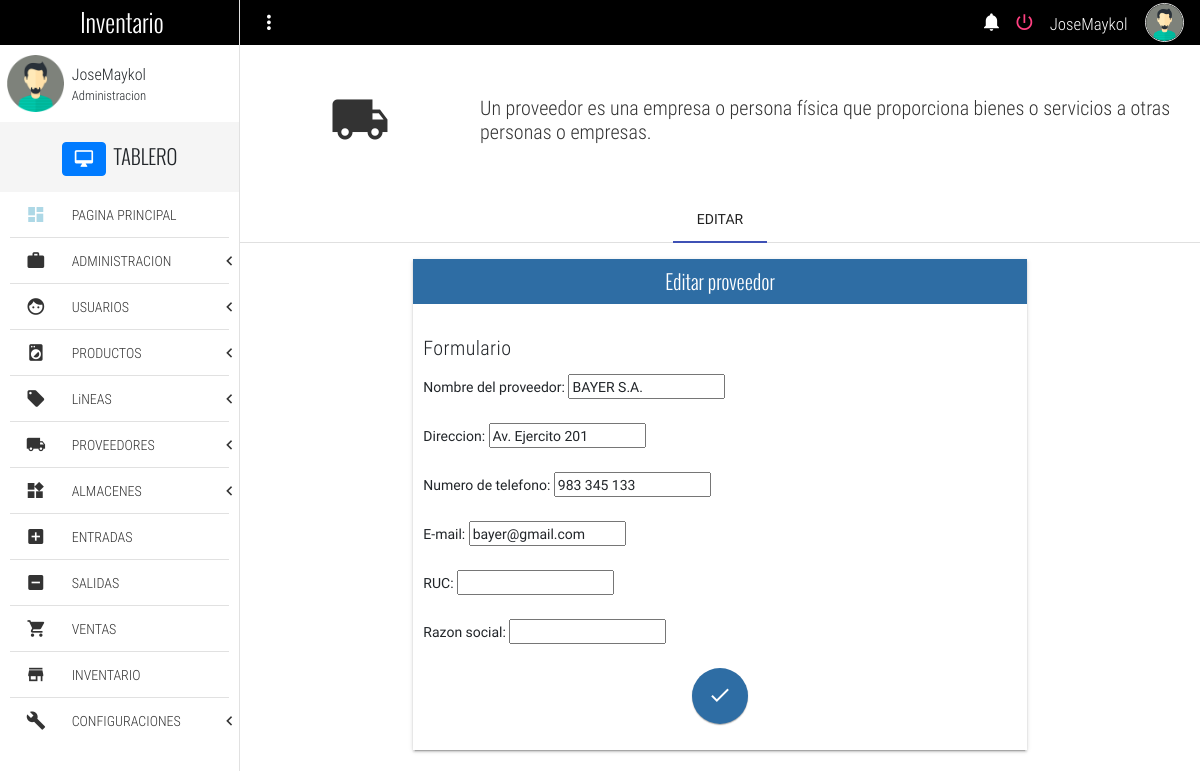
/editProvider/1 (signed in), run on the app's committed database.
### Inventario/models.py (models this page shows, shortened)
class Provider(models.Model):
    name = models.CharField(max_length= 100, null= True, verbose_name= "Nombre del proveedor")
    adrress = models.CharField(max_length= 100, null= True, verbose_name= "Direccion")
    phone = models.CharField(max_length= 20, null= True, verbose_name= "Numero de telefono")
    email =  models.EmailField(null= True, verbose_name= "E-mail")
    RUC =models.CharField(null=True, max_length=11,verbose_name="RUC")
    razon_social = models.CharField(max_length=20, null=True, verbose_name="Razon social")
    class Meta:
        verbose_name = "Proveedor"
        verbose_name_plural =  "Proveedores"

### Inventario/views.py (the view)
# urls.py: path('editProvider/<int:provider_id>', views.editProvider, name = 'editProvider'),
def editProvider(request, provider_id):
    instancia = Provider.objects.get(id = provider_id)
    form = ProviderForm(instance=instancia)
    if request.method == "POST":
        form = ProviderForm(request.POST, instance = instancia)
        if form.is_valid():
            instancia = form.save(commit = False)
            instancia.save()
        return redirect("listProvider")
    return render(request, "editProvider.html", {'form' : form})

### Inventario/forms.py
class ProviderForm(forms.ModelForm):
	class Meta:
		model = Provider
		fields = [
				'name',
				'adrress',
				'phone',
				'email',
				'RUC',
				'razon_social',
		]

### Templates/editProvider.html (shortened to what this page needs)
{% extends 'base.html' %}
{% block content %}
	<section class="full-width pageContent">
		<section class="full-width header-well">
			<div class="full-width header-well-icon">
				<i class="zmdi zmdi-truck"></i>
			</div>
			<div class="full-width header-well-text">
				<p class="text-condensedLight">
					Un proveedor es una empresa o persona física que proporciona bienes o servicios a otras personas o empresas.
				</p>
			</div>
		</section>
		<div class="mdl-tabs mdl-js-tabs mdl-js-ripple-effect">
			<div class="mdl-tabs__tab-bar">
				<a href="#tabNewProvider" class="mdl-tabs__tab is-active">EDITAR</a>
			</div>
			<div class="mdl-tabs__panel is-active" id="tabNewProvider">
				<div class="mdl-grid">
					<div class="mdl-cell mdl-cell--4-col-phone mdl-cell--8-col-tablet mdl-cell--8-col-desktop mdl-cell--2-offset-desktop">
						<div class="full-width panel mdl-shadow--2dp">
							<div class="full-width panel-tittle bg-primary text-center tittles">
								Editar proveedor
							</div>
							<div class="full-width panel-content">
								<form method="POST" enctype="multipart/form-data">
									<h5 class="text-condensedLight">Formulario</h5>
									{{ form.as_p }}
									<p class="text-center">
										<button class="mdl-button mdl-js-button mdl-button--fab mdl-js-ripple-effect mdl-button--colored bg-primary" id="btn-addProvider">
											<i class="zmdi zmdi-check"></i>
										</button>
									</p>
								</form>
							</div>
						</div>
					</div>
				</div>
			</div>
		</div>
	</section>
{% endblock %}

### Templates/base.html (shortened to what this page needs)
{% load static %}
{% if user.is_authenticated %}
<!DOCTYPE html>
<html lang="es">
<head>
	<link rel="stylesheet" href="https://maxcdn.bootstrapcdn.com/bootstrap/4.5.2/css/bootstrap.min.css">
	<link rel="stylesheet" href="{% static 'css/normalize.css' %}">
	<link rel="stylesheet" href="{% static 'css/sweetalert2.css' %}">
	<link rel="stylesheet" href="{% static 'css/material.min.css'%}">
	<link rel="stylesheet" href="{% static 'css/material-design-iconic-font.min.css' %}">
	<link rel="stylesheet" href="{% static 'css/jquery.mCustomScrollbar.css' %}">
	<link rel="stylesheet" href="{% static 'css/main.css' %}">
</head>
<body>
	<div class="full-width navBar">
		<div class="full-width navBar-options">
			<i class="zmdi zmdi-more-vert btn-menu" id="btn-menu"></i>
			<nav class="navBar-options-list">
				<ul class="list-unstyle ">
					<li class="btn-Notification" id="notifications">
						<i class="zmdi zmdi-notifications"></i>
					</li>
					<li id="logout">
						<a href="logout">
							<i class="zmdi zmdi-power"></i>
						</a>
					</li>
					<li class="text-condensedLight noLink" ><small>{{user.username}}</small></li>
					<li class="noLink">
						<figure>
							<img src="{% static 'assets/img/avatar-male.png' %}" alt="Avatar" class="img-responsive">
						</figure>
					</li>
				</ul>
			</nav>
		</div>
	</div>
	<section class="full-width navLateral">
		<div class="full-width navLateral-bg btn-menu"></div>
		<div class="full-width navLateral-body">
			<div class="full-width navLateral-body-logo text-center tittles">
				 Inventario
			</div>
			<figure class="full-width" style="height: 77px;">
				<div class="navLateral-body-cl">
					<img src="{% static 'assets/img/avatar-male.png' %}" alt="Avatar" class="img-responsive">
				</div>
				<figcaption class="navLateral-body-cr hide-on-tablet">
					<span>
						{{user.username}}<br>
						<small>Administracion</small>
					</span>
				</figcaption>
			</figure>
			<div class="full-width tittles navLateral-body-tittle-menu">
				<i class="zmdi zmdi-desktop-mac btn btn-primary"></i><span class="hide-on-tablet">&nbsp; TABLERO</span>
			</div>
			<nav class="full-width">
				<ul class="full-width list-unstyle menu-principal ">
					<li class="full-width">
						<a href="home" class="full-width">
							<div class="navLateral-body-cl">
								<i class="zmdi zmdi-view-dashboard" style="color:lightblue"></i>
							</div>
							<div class="navLateral-body-cr hide-on-tablet">
								PAGINA PRINCIPAL
							</div>
						</a>
					</li>
					<li class="full-width divider-menu-h"></li>
					<li class="full-width">
						<a href="#" class="full-width btn-subMenu">
							<div class="navLateral-body-cl">
								<i class="zmdi zmdi-case"></i>
							</div>
							<div class="navLateral-body-cr hide-on-tablet">
								ADMINISTRACION
							</div>
							<span class="zmdi zmdi-chevron-left"></span>
						</a>
					</li>
					<li class="full-width divider-menu-h"></li>
					<li class="full-width">
						<a href="#" class="full-width btn-subMenu">
							<div class="navLateral-body-cl">
								<i class="zmdi zmdi-face"></i>
							</div>
							<div class="navLateral-body-cr hide-on-tablet">
								USUARIOS
							</div>
							<span class="zmdi zmdi-chevron-left"></span>
						</a>
					</li>
					<li class="full-width divider-menu-h"></li>
					<li class="full-width">
						<a href="#" class="full-width btn-subMenu ">
							<div class="navLateral-body-cl">
								<i class="zmdi zmdi-washing-machine"></i>
							</div>
							<div class="navLateral-body-cr hide-on-tablet">
								PRODUCTOS
							</div>
							<span class="zmdi zmdi-chevron-left"></span>
						</a>
					</li>
										<li class="full-width divider-menu-h"></li>
					<li class="full-width">
						<a href="#" class="full-width btn-subMenu ">
							<div class="navLateral-body-cl">
								<i class="zmdi zmdi-label"></i>
							</div>
							<div class="navLateral-body-cr hide-on-tablet">
								LiNEAS
							</div>
							<span class="zmdi zmdi-chevron-left"></span>
						</a>
					</li>
					<li class="full-width divider-menu-h"></li>
					<li class="full-width">
						<a href="#" class="full-width btn-subMenu" >
							<div class="navLateral-body-cl">
								<i class="zmdi zmdi-truck"></i>
							</div>
							<div class="navLateral-body-cr hide-on-tablet">
								PROVEEDORES
							</div>
							<span class="zmdi zmdi-chevron-left"></span>
						</a>
					</li>
					<li class="full-width divider-menu-h"></li>
					<li class="full-width">
						<a href="#" class="full-width btn-subMenu" >
							<div class="navLateral-body-cl">
								<i class="zmdi zmdi-widgets"></i>
							</div>
							<div class="navLateral-body-cr hide-on-tablet">
								ALMACENES
							</div>
							<span class="zmdi zmdi-chevron-left"></span>
						</a>
					</li>
					<li class="full-width divider-menu-h"></li>
					<li class="full-width">
						<a href="addEntry" class="full-width">
							<div class="navLateral-body-cl">
								<i class="zmdi zmdi-plus-square"></i>
							</div>
							<div class="navLateral-body-cr hide-on-tablet">
								ENTRADAS
							</div>
						</a>
					</li>
					<li class="full-width divider-menu-h"></li>
					<li class="full-width">
						<a href="addSale" class="full-width">
							<div class="navLateral-body-cl">
								<i class="zmdi zmdi-minus-square"></i>
							</div>
							<div class="navLateral-body-cr hide-on-tablet">
								SALIDAS
							</div>
						</a>
					</li>
					<li class="full-width divider-menu-h"></li>
					<li class="full-width">
						<a href="sales" class="full-width">
							<div class="navLateral-body-cl">
								<i class="zmdi zmdi-shopping-cart"></i>
							</div>
							<div class="navLateral-body-cr hide-on-tablet">
								VENTAS
							</div>
						</a>
					</li>
					<li class="full-width divider-menu-h"></li>
					<li class="full-width">
						<a href="inventory" class="full-width">
							<div class="navLateral-body-cl">
								<i class="zmdi zmdi-store"></i>
							</div>
							<div class="navLateral-body-cr hide-on-tablet">
								INVENTARIO
							</div>
						</a>
					</li>
					<li class="full-width divider-menu-h"></li>
					<li class="full-width">
						<a href="#!" class="full-width btn-subMenu">
							<div class="navLateral-body-cl">
								<i class="zmdi zmdi-wrench"></i>
							</div>
							<div class="navLateral-body-cr hide-on-tablet">
								CONFIGURACIONES
							</div>
							<span class="zmdi zmdi-chevron-left"></span>
						</a>
					</li>
				</ul>
			</nav>
		</div>
	</section>
	{% block content %}
	{% endblock %}
</body>
</html>
{% endif %}

### Static/css/main.css (style rules this page uses)
html, body { width: 100%; height: 100%; margin: 0; padding: 0; font-size: 16px; font-family: "RobotoRegular"; position: relative; background-color: #fff; }
.text-condensedLight { font-family: "RobotoCondensedLight"; }
.text-center { text-align: center; }
.tittles { font-family: "OswaldLight"; }
.full-width { margin: 0; padding: 0; width: 100%; box-sizing: border-box; }
.list-unstyle { margin: 0; padding: 0; list-style: none; box-sizing: border-box; }
.img-responsive { width: 100%; height: auto; }
.divider-menu-h { height: 0 !important; border-top: 1px solid #E1E1E1; width: 92% !important; margin: 0 auto !important; }
.panel { height: auto; }
.panel-tittle { height: 45px; display: block; line-height: 45px; color: #fff; font-size: 20px; }
.panel-content { display: block; padding: 10px; }
.header-well, .header-well-icon, .header-well-text { min-height: 150px; height: auto; }
.header-well { position: relative; }
.header-well-icon, .header-well-text { position: absolute; top: 0; color: #333; }
.header-well-icon { left: 0; width: 25%; }
.header-well-icon i, .header-well-text p { position: absolute; top: 50%; display: block; width: 100%; transform: translateY(-50%); }
.header-well-icon i { text-align: center; font-size: 60px; }
.header-well-text { right: 0; width: 75%; }
.header-well-text p { font-size: 20px; margin: 0; padding: 0; }
.bg-primary { background-color: #2e6da4 !important; }
.navBar { background-color: #000000; height: 45px; position: absolute; top: 0; left: 0; z-index: 79; color: #fff; }
.navBar-options { line-height: 45px; height: 45px; position: absolute; width: 80%; top: 0; right: 0; padding: 0; transition: all .3s ease-in-out; }
.navBar-options .zmdi-more-vert, .navBar-options-list { line-height: 45px; position: absolute; top: 0; height: 45px; margin: 0; padding: 0; }
.navBar-options .zmdi-more-vert { width: 40px; left: 0; font-size: 23px; cursor: pointer; user-select: none; text-align: center; outline: none; margin-left: 9px; }
.navBar-options-list { right: 9px; }
.navBar-options-list .noLink { cursor: inherit !important; }
.navBar-options-list ul { height: 45px; }
.navBar-options-list ul li { height: 45px; line-height: 45px; cursor: pointer; display: inline-block; padding: 0 7px; font-size: 21px; -moz-user-select: none; -webkit-user-select: none; -ms-user-select: none; }
.navBar-options-list ul li { outline: none; }
.navBar-options-list ul li figure, .navBar-options-list ul li figure img { margin: 0; padding: 0; padding-top: 0; margin-top: 0; box-sizing: border-box; }
.navBar-options-list ul li figure { height: 45px; }
.navBar-options-list ul li figure img { border: 1px solid #E1E1E1; border-radius: 50%; width: 39px; height: 39px; margin-bottom: 3px; }
.navLateral, .pageContent, .navLateral-body, .navLateral-bg { position: absolute; top: 0; height: 100%; }
.navLateral { left: 0; width: 20%; z-index: 80; border-right: 1px solid #E1E1E1; transition: all .3s ease-in-out; }
.navLateral-body { background-color: #fff; z-index: 82; left: 0; padding-bottom: 30px; }
.navLateral-body-logo { height: 45px; line-height: 45px; color: #fff; width: 100%; font-size: 25px; background-color: #000000; }
.navLateral-body-cl, .navLateral-body-cr { box-sizing: border-box; height: 77px; float: left; margin: 0; padding: 0; position: relative; }
.navLateral-body-cl { width: 30%; }
.navLateral-body-cl img { width: 57px; height: 57px; margin: 0 auto; display: block; margin-top: 10px; }
.navLateral-body-cr { width: 70%; font-family: "RobotoCondensedLight"; }
.navLateral-body-cr span { position: absolute; top: 50%; left: 50%; transform: translate(-50%, -50%); display: block; width: 100%; }
.navLateral-body-tittle-menu { height: 70px; line-height: 70px; font-size:20px; background-color: #F5F5F5; text-align: center; }
.menu-principal li, .menu-principal li a { display: block; }
.menu-principal li a { height: 45px; color: #333; position: relative; transition: all .3s ease-in-out; }
.menu-principal li a div.navLateral-body-cl, .menu-principal li a div.navLateral-body-cr { height: 45px; line-height: 45px; }
.menu-principal li a div.navLateral-body-cl { text-align: center; font-size: 20px; }
.btn-subMenu span { position: absolute; top: 0; right: 7px; line-height: 45px; height: 45px; font-size: 19px; }
.pageContent { padding-top: 45px; right: 0; width: 80%; z-index: 77; background-color: #fff; transition: all .3s ease-in-out; }

### data on the page
Provider: name "BAYER S.A.", adrress "Av. Ejercito 201", phone "983 345 133", email "bayer@gmail.com"

### other printed values
{{ user.username }} "JoseMaykol"
